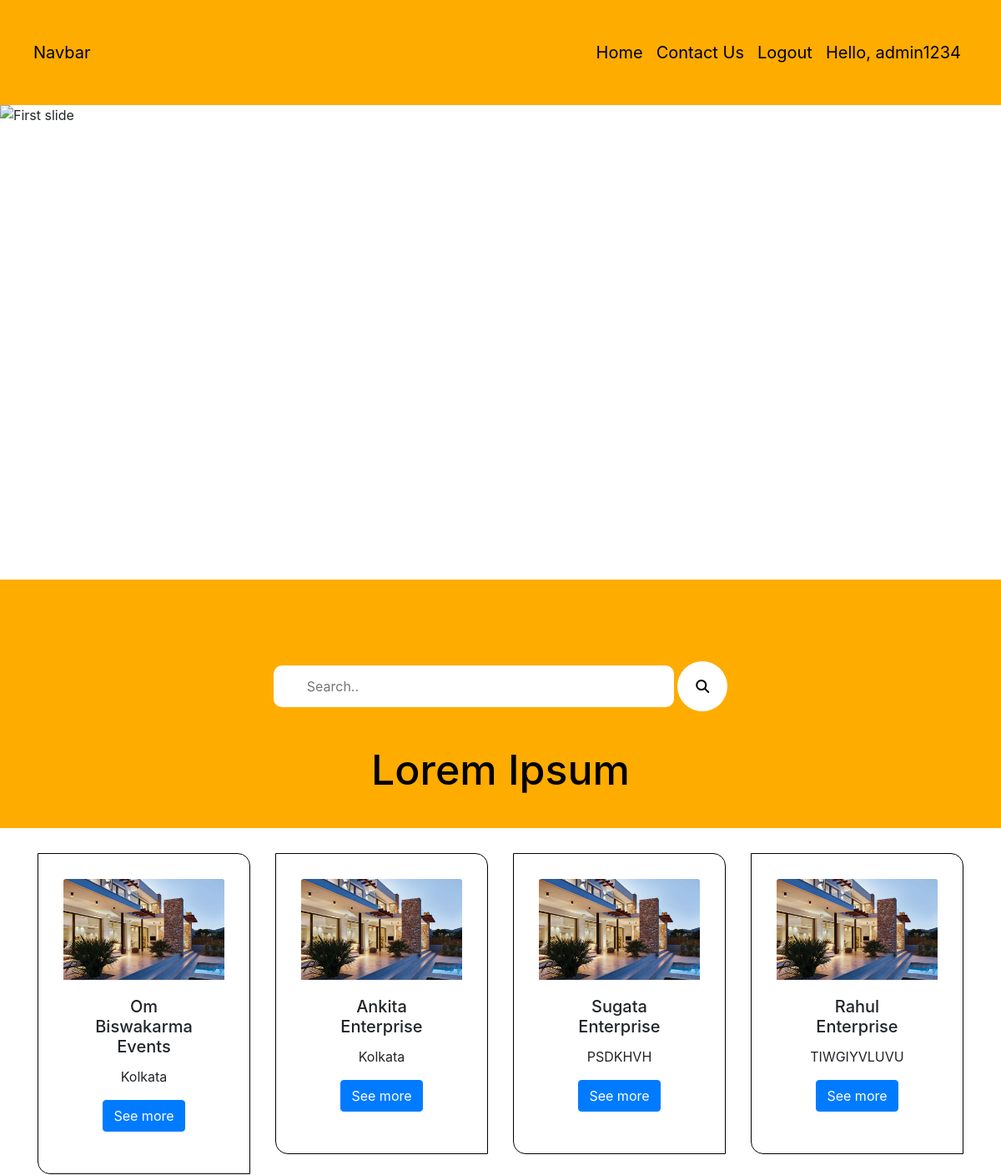
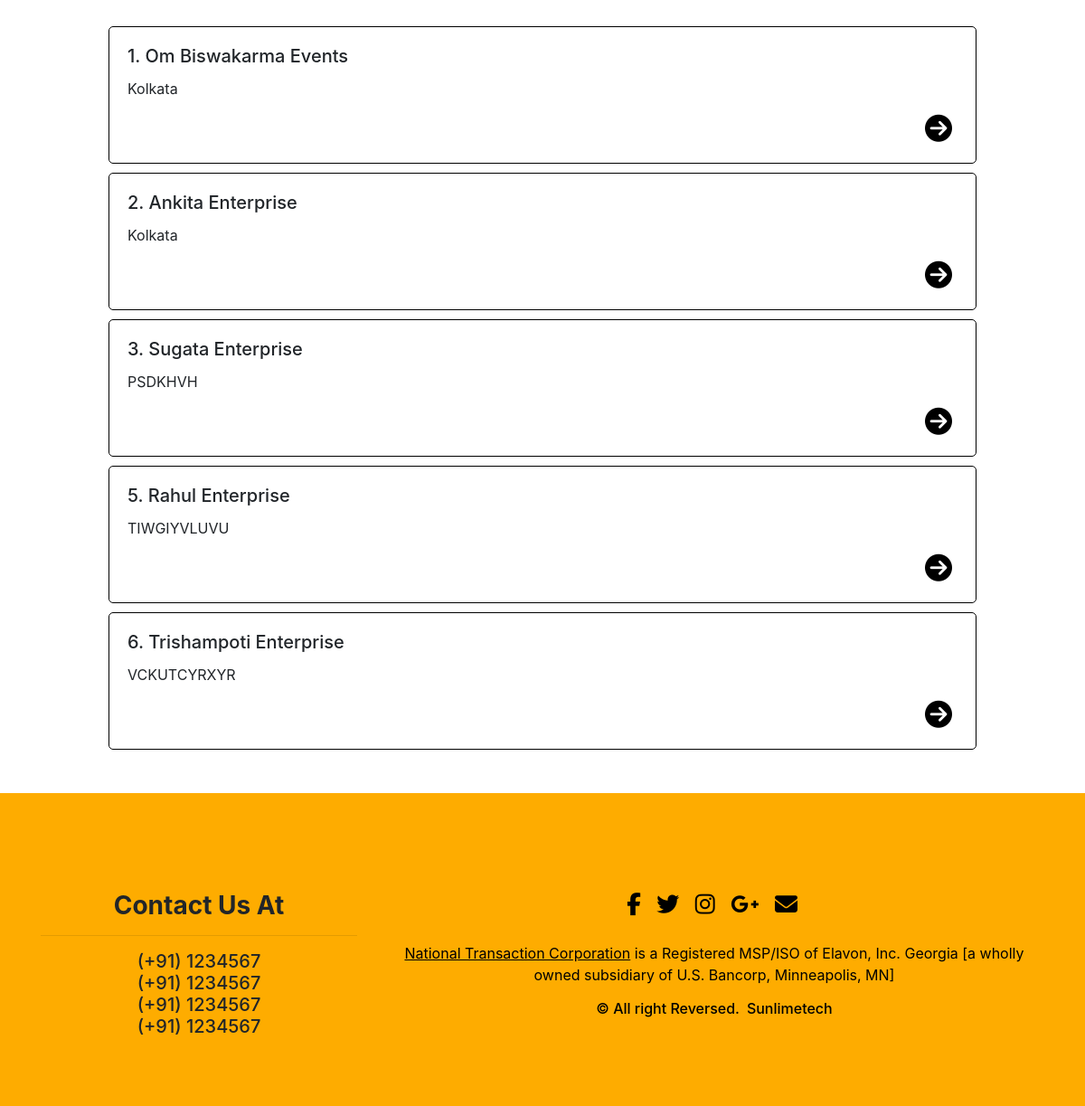
The page / (signed in) on the database its author committed (2 pictures, top to bottom).
### ets/models.py (models this page shows, shortened)
class Property(models.Model):
    id = models.AutoField(primary_key = True)
    desc =models.TextField(default=" ")
    flooring =models.CharField(max_length=100,default=" ")
    lift =models.CharField(max_length=300,default=" ")
    furnished =models.CharField(max_length=200, default=" ")
    configuration =models.TextField(default=" ")
    tower =models.CharField(max_length=200,default=" ")
    highlights =models.CharField(max_length=100,default=" ")
    locality_recom =models.TextField(default=" ")
    name = models.CharField(max_length=1000, default="")
    builder_name = models.CharField(max_length=1000, default="")
    locations =models.CharField(max_length=1000,default="Lorem Ipsum is simply dummy text of the printing and typesetting industry. Lorem Ipsum has been the industry's standard dummy text ever since the 1500s,")
    landmark = models.CharField(max_length=1000,default="")
    overlook = models.CharField(max_length=1000,default="")
    flooring = models.CharField(max_length=1000, default="")
    water = models.CharField(max_length=1000,default="")
    car_parking =models.CharField(max_length=1000,default="")
    electricity =models.CharField(max_length=1000,default="")
    full_address = models.CharField(max_length=1000, default="")
    floor_plan = models.ImageField(default=False)
    amenities = models.CharField(max_length=1000, default="")
    flat_sqft =models.CharField(max_length=1000,default="")
    price = models.CharField(max_length=1000,default="")
    pic =models.ImageField(upload_to="ets/images", default="")

### ets/views.py (the view)
# urls.py: path('', views.index, name='index'),
def index(request):
    all_properties = Property.objects.all()
    return render(request, "ets/index.html", {'all_properties':all_properties})

### ets/templates/ets/index.html (shortened to what this page needs)
{% load static %}
<!DOCTYPE html>
<html lang="en">
<head>
	<link rel="stylesheet" href="https://cdn.jsdelivr.net/npm/bootstrap@4.6.1/dist/css/bootstrap.min.css"
>
	<link rel="stylesheet" href="https://pro.fontawesome.com/releases/v5.10.0/css/all.css"
 />
	<link rel="stylesheet" href="http://maxcdn.bootstrapcdn.com/font-awesome/4.3.0/css/font-awesome.min.css">
	<link rel="stylesheet" href="http://fortawesome.github.io/Font-Awesome/assets/font-awesome/css/font-awesome.css">
</head>
<body>
	<nav class="navbar navbar-expand-lg navbar-dark"
		style="background-color: #FEAC00; color: black; font-size: 20px; padding: 40px;">
		<a style="color: black;" class="navbar-brand" href="#">Navbar</a>
		<div class="collapse navbar-collapse" id="navbarSupportedContent">
			<ul class="navbar-nav ml-auto">
				<li style="color: black;" class="nav-item active">
					<a style="color: black;" class="nav-link" href="/">Home</a>
				</li>
				<li style="color: black;" class="nav-item active">
					<a style="color: black;" class="nav-link" href="/contactus">Contact Us</a>
				</li>
				{% if user.is_authenticated %}
				<p>
					<li class="nav-item">
					<a style="color: black;" class="nav-link" href="/accounts/logout">Logout</a>
				    </li>
					<li class="nav-item">
						<a style="color: black; " class="nav-link">Hello, {{request.user}}</a>
					</li>
				</p>
				{% endif %}
			</ul>
		</div>
	</nav>
	<div id="carouselExampleIndicators" class="carousel slide" data-ride="carousel">
		<ol class="carousel-indicators">
			<li data-target="#carouselExampleIndicators" data-slide-to="0" class="active"></li>
			<li data-target="#carouselExampleIndicators" data-slide-to="1"></li>
			<li data-target="#carouselExampleIndicators" data-slide-to="2"></li>
		</ol>
		<div class="carousel-inner">
			<div class="carousel-caption d-none d-md-block">
			</div>
			<div class="carousel-item active">
				<img class="d-block w-100" style="height: 569px;" src="{% static 'ets/images/pic1.png' %}"
					alt="First slide">
			</div>
		</div>
		<a class="carousel-control-prev" href="#carouselExampleIndicators" role="button" data-slide="prev">
			<span class="carousel-control-prev-icon" aria-hidden="true"></span>
		</a>
		<a class="carousel-control-next" href="#carouselExampleIndicators" role="button" data-slide="next">
			<span class="carousel-control-next-icon" aria-hidden="true"></span>
		</a>
	</div>
	<div style="background-color:#FEAC00; padding-top: 50px; margin-left: auto; margin-right: auto; position: relative;">
		<center>
			<br style="background-color: #FEAC00;">
			<br style="background-color: #FEAC00;">
			<form method="get" action="search/">
				<input type="text" placeholder="Search.." name="query" id="query">
				<button style="border-radius: 50px; height: 60px; width: 60px; background-color: white; border:black "
					type="submit"><i class="fa fa-search"></i></button>
			</form>
		</center>
	</div>
	<div style="background-color: #FEAC00; height: auto;color:black;">
		<h1 style="padding: 40px; text-align:center; font-size: 50px;">Lorem Ipsum</h1>
	</div>
	<div class="row" style="margin: 30px;">
		{% for i in all_properties|slice:":4" %}
		<div class="col-md-3">
			<div class="card"
				style="width: auto; padding: 30px; border: 1px solid black; border-radius: 0px 15px 0px 15px;">
				<img class="card-img-top" src="{{i.pic.url}}" alt="Card image cap">
				<div class="card-body" style="text-align: center;">
					<h5 class="card-title">{{i.name}}</h5>
					<p class="card-text">{{i.locations}}</p>
					<a href="property/{{i.id}}" class="btn btn-primary">See more</a>
				</div>
			</div>
		</div>
		{% endfor %}
	</div>
	<div class="list_flat" style="width: 100%; padding-left: 10%; padding-right: 10%; ">
		{% for i in all_properties %}
		<div class="card" style="border: 1px solid black; margin-top: 10px; border-radius: 5px; ">
			<div class="card-body">
				<h5 class="card-title">{{i.id}}. {{i.name}}</h5>
				<p class="card-text">{{i.locations}}</p>
				<a href="property/{{i.id}}"><button
						style="border: 1px transparent; float: right; background-color: white;"><i
							style="font-size:30px ;" class="fas fa-arrow-circle-right"></i></button></a>
			</div>
		</div>
		{% endfor %}
	</div>
	<br>
	<br>
	<section id="footer">
		<div class="container">
			<div class="row">
		<div class="col-6 col-md-4">
			<br>
			<br>
			<h3>
				<center>
					<strong>Contact Us At
						<hr>
					</strong>
					<p style="font-size: 20px;">(+91) 1234567<br>
						(+91) 1234567<br>
						(+91) 1234567<br>
						(+91) 1234567<br>
					</p>
				</center>
			</h3>
		</div>
		<div class="col-12 col-md-8">
			<div class="row">
				<div class="col-xs-12 col-sm-12 col-md-12 mt-2 mt-sm-5">
					<ul class="list-unstyled list-inline social text-center">
						<li class="list-inline-item"><a href="https://www.fiverr.com/share/qb8D02"><i
									class="fa fa-facebook"></i></a></li>
						<li class="list-inline-item"><a href="https://www.fiverr.com/share/qb8D02"><i
									class="fa fa-twitter"></i></a></li>
						<li class="list-inline-item"><a href="https://www.fiverr.com/share/qb8D02"><i
									class="fa fa-instagram"></i></a></li>
						<li class="list-inline-item"><a href="https://www.fiverr.com/share/qb8D02"><i
									class="fa fa-google-plus"></i></a></li>
						<li class="list-inline-item"><a href="https://www.fiverr.com/share/qb8D02" target="_blank"><i
									class="fa fa-envelope"></i></a></li>
					</ul>
				</div>
			</div>
			<div class="row">
				<div class="col-xs-12 col-sm-12 col-md-12 mt-2 mt-sm-2 text-center text-white">
					<p style="color: black;"><u><a href="https://www.nationaltransaction.com/">National Transaction
								Corporation</a></u> is a
						Registered MSP/ISO of Elavon, Inc. Georgia [a wholly owned subsidiary of U.S. Bancorp,
						Minneapolis, MN]</p>
					<p style="color: black;" class="h6">© All right Reversed.<a class="text-green ml-2"
							href="https://www.sunlimetech.com" target="_blank">Sunlimetech</a></p>
				</div>
			</div>
		</div>
	</div>
		</div>
	</section>
	<link href="//maxcdn.bootstrapcdn.com/bootstrap/4.0.0/css/bootstrap.min.css" rel="stylesheet" id="bootstrap-css">
</body>
</html>

### ets/templates/ets/index.html (style rules this page uses)
input { height: 50px; width: 40%; padding-left: 40px; border-radius: 10px; border: black }
section { padding: 60px 0; }
#footer { background: #FEAC00 !important; }
#footer a { color: black; text-decoration: none !important; background-color: transparent; -webkit-text-decoration-skip: objects; }
#footer ul.social li { padding: 3px 0; }
#footer ul.social li a i { margin-right: 5px; font-size: 25px; -webkit-transition: .5s all ease; -moz-transition: .5s all ease; transition: .5s all ease; }
#footer ul.social li a, #footer ul.quick-links li a { color: black; }

### rows shown on the page
Property: pic (picture), name "Om Biswakarma Events", locations "Kolkata", id "1"
Property: pic (picture), name "Ankita Enterprise", locations "Kolkata", id "2"
Property: pic (picture), name "Sugata Enterprise", locations "PSDKHVH", id "3"
Property: pic (picture), name "Rahul Enterprise", locations "TIWGIYVLUVU", id "5"
Property: id "6", name "Trishampoti Enterprise", locations "VCKUTCYRXYR"

### other values the page prints
{{ request.user }} "admin1234"
